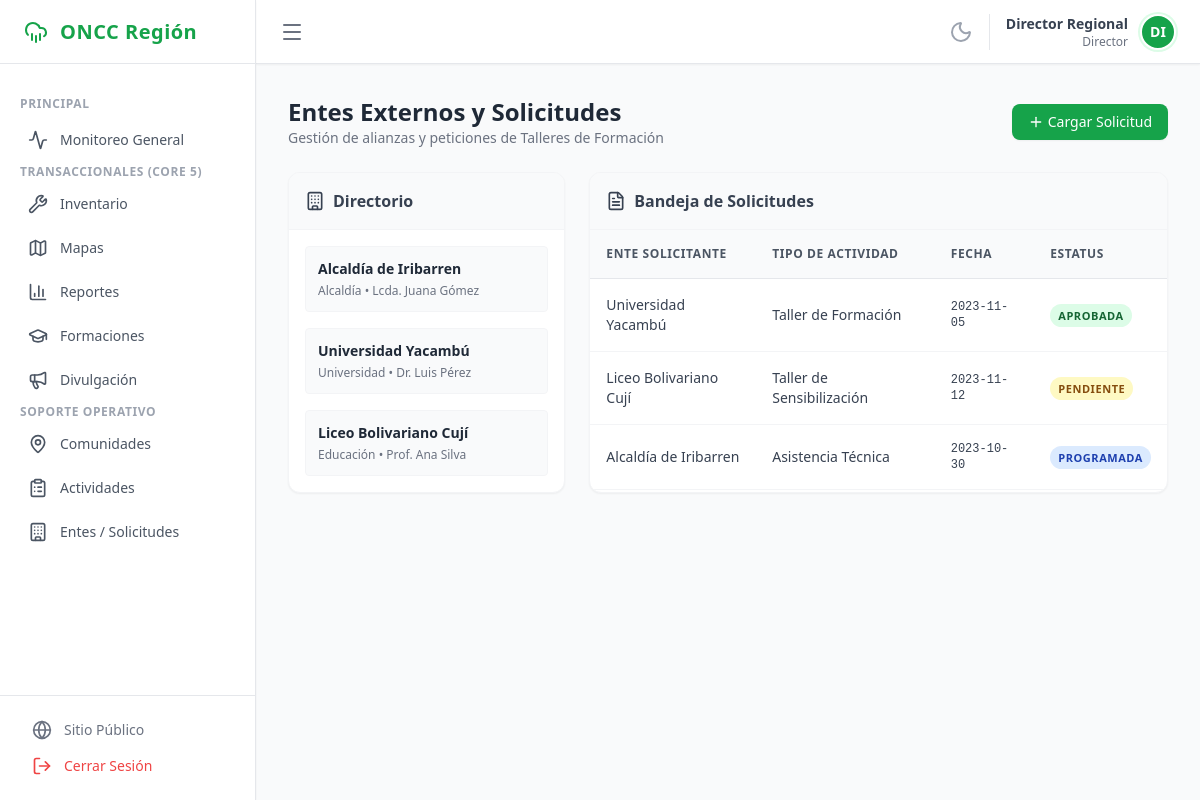
Page /entes/ (signed in) on the committed database.
### app/models/usuario.py (models this page shows, shortened)
class Usuario(UserMixin, db.Model):
    __tablename__ = 'usuarios'
    id = db.Column(db.Integer, primary_key=True)
    nombre = db.Column(db.String(100), nullable=False)
    email = db.Column(db.String(120), unique=True, nullable=False)
    password_hash = db.Column(db.String(256), nullable=False)
    rol = db.Column(db.String(50), nullable=False, default='Técnico')
    estatus = db.Column(db.Boolean, default=True)

### app/controllers/ente_controller.py (the view)
@ente_bp.route('/')
@login_required
def index():
    entes_mock = [
        {'id': 1, 'nombre': 'Alcaldía de Iribarren', 'tipo': 'Alcaldía', 'contacto': 'Lcda. Juana Gómez', 'estatus': 'Activo'},
        {'id': 2, 'nombre': 'Universidad Yacambú', 'tipo': 'Universidad', 'contacto': 'Dr. Luis Pérez', 'estatus': 'Activo'},
        {'id': 3, 'nombre': 'Liceo Bolivariano Cují', 'tipo': 'Educación', 'contacto': 'Prof. Ana Silva', 'estatus': 'Activo'}
    ]
    solicitudes_mock = [
        {'id': 1, 'ente': 'Universidad Yacambú', 'tipo': 'Taller de Formación', 'fecha_solicitada': '2023-11-05', 'estatus': 'Aprobada'},
        {'id': 2, 'ente': 'Liceo Bolivariano Cují', 'tipo': 'Taller de Sensibilización', 'fecha_solicitada': '2023-11-12', 'estatus': 'Pendiente'},
        {'id': 3, 'ente': 'Alcaldía de Iribarren', 'tipo': 'Asistencia Técnica', 'fecha_solicitada': '2023-10-30', 'estatus': 'Programada'}
    ]
    return render_template('entes/index.html', entes=entes_mock, solicitudes=solicitudes_mock)

### app/templates/entes/index.html (shortened to what this page needs)
{% extends 'base.html' %}
{% block content %}
<div class="space-y-6 animate-in fade-in duration-500">
    <div class="flex justify-between items-center">
        <div>
            <h1 class="text-2xl font-bold dark:text-white text-gray-800">Entes Externos y Solicitudes</h1>
            <p class="text-sm dark:text-gray-400 text-gray-500">Gestión de alianzas y peticiones de Talleres de Formación</p>
        </div>
        <button onclick="document.getElementById('modal-ente').classList.remove('hidden')" class="bg-green-600 hover:bg-green-700 text-white px-4 py-2 rounded-lg text-sm font-medium flex items-center shadow-sm transition-colors">
            <i data-lucide="plus" class="mr-1 w-4 h-4"></i> Cargar Solicitud
        </button>
    </div>
    <div class="grid grid-cols-1 lg:grid-cols-3 gap-6 mt-6">
        <div class="lg:col-span-1 rounded-xl shadow-sm border overflow-hidden bg-white border-gray-100 dark:bg-gray-800 dark:border-gray-700">
            <div class="p-4 border-b bg-gray-50 border-gray-100 dark:bg-gray-900/50 dark:border-gray-700">
                <h3 class="font-semibold flex items-center text-gray-700 dark:text-gray-300">
                    <i data-lucide="building" class="mr-2 w-5 h-5"></i> Directorio
                </h3>
            </div>
            <div class="p-4 space-y-4">
                {% for ente in entes %}
                <div class="p-3 rounded border bg-gray-50 border-gray-100 dark:bg-gray-700/30 dark:border-gray-700">
                    <p class="font-bold text-sm text-gray-800 dark:text-white">{{ ente.nombre }}</p>
                    <p class="text-xs mt-1 text-gray-500 dark:text-gray-400">{{ ente.tipo }} • {{ ente.contacto }}</p>
                </div>
                {% else %}
                <p class="text-xs text-gray-500 dark:text-gray-400 text-center py-4">No hay entes registrados.</p>
                {% endfor %}
            </div>
        </div>
        <div class="lg:col-span-2 rounded-xl shadow-sm border overflow-hidden bg-white border-gray-100 dark:bg-gray-800 dark:border-gray-700">
            <div class="p-4 border-b bg-gray-50 border-gray-100 dark:bg-gray-900/50 dark:border-gray-700">
                <h3 class="font-semibold flex items-center text-gray-700 dark:text-gray-300">
                    <i data-lucide="file-text" class="mr-2 w-5 h-5"></i> Bandeja de Solicitudes
                </h3>
            </div>
            <div class="overflow-x-auto">
                <table class="w-full text-left border-collapse">
                    <thead>
                        <tr class="text-xs uppercase tracking-wider bg-gray-50 text-gray-600 dark:bg-gray-800 dark:text-gray-400">
                            <th class="p-4 font-semibold border-b border-gray-200 dark:border-gray-700">Ente Solicitante</th>
                            <th class="p-4 font-semibold border-b border-gray-200 dark:border-gray-700">Tipo de Actividad</th>
                            <th class="p-4 font-semibold border-b border-gray-200 dark:border-gray-700">Fecha</th>
                            <th class="p-4 font-semibold border-b border-gray-200 dark:border-gray-700">Estatus</th>
                        </tr>
                    </thead>
                    <tbody class="text-sm text-gray-700 dark:text-gray-300">
                        {% for sol in solicitudes %}
                        <tr class="border-b hover:bg-gray-50 border-gray-100 dark:hover:bg-gray-700/50 dark:border-gray-700">
                            <td class="p-4 font-medium">{{ sol.ente }}</td>
                            <td class="p-4">{{ sol.tipo }}</td>
                            <td class="p-4 font-mono text-xs">{{ sol.fecha_solicitada }}</td>
                            <td class="p-4">
                                <span class="px-2 py-1 rounded-full text-[11px] font-bold uppercase tracking-wider
                                {% if sol.estatus == 'Aprobada' %} bg-green-100 text-green-800 dark:bg-green-900/40 dark:text-green-400
                                {% elif sol.estatus == 'Programada' %} bg-blue-100 text-blue-800 dark:bg-blue-900/40 dark:text-blue-400
                                {% else %} bg-yellow-100 text-yellow-800 dark:bg-yellow-900/40 dark:text-yellow-400 {% endif %}">
                                    {{ sol.estatus }}
                                </span>
                            </td>
                        </tr>
                        {% endfor %}
                    </tbody>
                </table>
            </div>
        </div>
    </div>
</div>
{% endblock %}

### app/templates/base.html (shortened to what this page needs)
<!DOCTYPE html>
<html lang="es" class="light">
<head>
    <script src="https://cdn.tailwindcss.com"></script>
</head>
<body class="flex h-screen font-sans transition-colors duration-300 bg-gray-50 dark:bg-gray-900 text-gray-800 dark:text-gray-200">
    <aside id="sidebar" class="w-64 border-r transition-all duration-300 flex flex-col shadow-sm z-10 bg-white border-gray-200 dark:bg-gray-800 dark:border-gray-700 overflow-hidden">
        <div class="h-16 flex items-center px-6 border-b border-gray-200 bg-white dark:border-gray-700 dark:bg-gray-800 flex-shrink-0">
            <span class="text-xl font-bold text-green-600 tracking-wide flex items-center whitespace-nowrap">
                <i data-lucide="cloud-rain" class="mr-3 flex-shrink-0"></i>
                <span class="sidebar-text">ONCC Región</span>
            </span>
        </div>
        <nav class="flex-1 py-4 space-y-1 px-3 overflow-y-auto">
            <p class="sidebar-text text-xs font-bold uppercase tracking-wider mb-2 mt-4 px-2 text-gray-400 dark:text-gray-500">Principal</p>
            <a href="{{ url_for('dashboard') }}" class="w-full flex items-center px-4 py-2.5 text-sm font-medium rounded-lg transition-colors text-gray-600 hover:bg-gray-100 dark:text-gray-300 dark:hover:bg-gray-700">
                <i data-lucide="activity" class="mr-3 w-5 h-5 flex-shrink-0"></i>
                <span class="sidebar-text whitespace-nowrap">Monitoreo General</span>
            </a>
            <p class="sidebar-text text-xs font-bold uppercase tracking-wider mb-2 mt-6 px-2 text-gray-400 dark:text-gray-500">Transaccionales (Core 5)</p>
            <a href="{{ url_for('inventario.index') }}" class="w-full flex items-center px-4 py-2.5 text-sm font-medium rounded-lg transition-colors text-gray-600 hover:bg-gray-100 dark:text-gray-300 dark:hover:bg-gray-700">
                <i data-lucide="wrench" class="mr-3 w-5 h-5 flex-shrink-0"></i>
                <span class="sidebar-text whitespace-nowrap">Inventario</span>
            </a>
            <a href="{{ url_for('geomatica.index') }}" class="w-full flex items-center px-4 py-2.5 text-sm font-medium rounded-lg transition-colors text-gray-600 hover:bg-gray-100 dark:text-gray-300 dark:hover:bg-gray-700">
                <i data-lucide="map" class="mr-3 w-5 h-5 flex-shrink-0"></i>
                <span class="sidebar-text whitespace-nowrap">Mapas</span>
            </a>
            <a href="{{ url_for('reporte.index') }}" class="w-full flex items-center px-4 py-2.5 text-sm font-medium rounded-lg transition-colors text-gray-600 hover:bg-gray-100 dark:text-gray-300 dark:hover:bg-gray-700">
                <i data-lucide="bar-chart-3" class="mr-3 w-5 h-5 flex-shrink-0"></i>
                <span class="sidebar-text whitespace-nowrap">Reportes</span>
            </a>
            <a href="{{ url_for('formacion.index') }}" class="w-full flex items-center px-4 py-2.5 text-sm font-medium rounded-lg transition-colors text-gray-600 hover:bg-gray-100 dark:text-gray-300 dark:hover:bg-gray-700">
                <i data-lucide="graduation-cap" class="mr-3 w-5 h-5 flex-shrink-0"></i>
                <span class="sidebar-text whitespace-nowrap">Formaciones</span>
            </a>
            <a href="{{ url_for('sensibilizacion.index') }}" class="w-full flex items-center px-4 py-2.5 text-sm font-medium rounded-lg transition-colors text-gray-600 hover:bg-gray-100 dark:text-gray-300 dark:hover:bg-gray-700">
                <i data-lucide="megaphone" class="mr-3 w-5 h-5 flex-shrink-0"></i>
                <span class="sidebar-text whitespace-nowrap">Divulgación</span>
            </a>
            <p class="sidebar-text text-xs font-bold uppercase tracking-wider mb-2 mt-6 px-2 text-gray-400 dark:text-gray-500">Soporte Operativo</p>
            <a href="{{ url_for('comunidad.index') }}" class="w-full flex items-center px-4 py-2.5 text-sm font-medium rounded-lg transition-colors text-gray-600 hover:bg-gray-100 dark:text-gray-300 dark:hover:bg-gray-700">
                <i data-lucide="map-pin" class="mr-3 w-5 h-5 flex-shrink-0"></i>
                <span class="sidebar-text whitespace-nowrap">Comunidades</span>
            </a>
            <a href="{{ url_for('actividad.index') }}" class="w-full flex items-center px-4 py-2.5 text-sm font-medium rounded-lg transition-colors text-gray-600 hover:bg-gray-100 dark:text-gray-300 dark:hover:bg-gray-700">
                <i data-lucide="clipboard-list" class="mr-3 w-5 h-5 flex-shrink-0"></i>
                <span class="sidebar-text whitespace-nowrap">Actividades</span>
            </a>
            <a href="{{ url_for('ente.index') }}" class="w-full flex items-center px-4 py-2.5 text-sm font-medium rounded-lg transition-colors text-gray-600 hover:bg-gray-100 dark:text-gray-300 dark:hover:bg-gray-700">
                <i data-lucide="building" class="mr-3 w-5 h-5 flex-shrink-0"></i>
                <span class="sidebar-text whitespace-nowrap">Entes / Solicitudes</span>
            </a>
        </nav>
        <div class="p-4 border-t border-gray-200 dark:border-gray-700">
            <a href="{{ url_for('public.home') }}" class="w-full flex items-center px-4 py-2 text-sm font-medium text-gray-500 hover:text-gray-700 dark:text-gray-300 dark:hover:text-white transition-colors">
                <i data-lucide="globe" class="mr-3 w-5 h-5 flex-shrink-0"></i>
                <span class="sidebar-text whitespace-nowrap">Sitio Público</span>
            </a>
            <a href="{{ url_for('auth.logout') }}" class="w-full flex items-center px-4 py-2 text-sm font-medium text-red-500 hover:text-red-400 transition-colors">
                <i data-lucide="log-out" class="mr-3 w-5 h-5 flex-shrink-0"></i>
                <span class="sidebar-text whitespace-nowrap">Cerrar Sesión</span>
            </a>
        </div>
    </aside>
    <main class="flex-1 flex flex-col overflow-hidden">
        <header class="h-16 border-b flex items-center justify-between px-6 shadow-sm z-0 bg-white border-gray-200 dark:bg-gray-800 dark:border-gray-700">
            <button id="menu-toggle" class="focus:outline-none text-gray-500 hover:text-green-600 dark:text-gray-400 dark:hover:text-white transition-colors">
                <i data-lucide="menu"></i>
            </button>
            <div class="flex items-center space-x-4">
                <button id="theme-toggle" class="focus:outline-none transition-colors text-gray-400 hover:text-gray-800 dark:hover:text-yellow-400">
                    <i id="theme-icon" data-lucide="moon"></i>
                </button>
                <div class="flex items-center space-x-3 border-l pl-4 border-gray-200 dark:border-gray-700">
                    <div class="text-right hidden md:block">
                        <p class="text-sm font-bold text-gray-700 dark:text-white">{{ current_user.nombre if current_user.is_authenticated else 'Invitado' }}</p>
                        <p class="text-xs text-gray-500 dark:text-gray-400">{{ current_user.rol if current_user.is_authenticated else 'Sede Nororiental' }}</p>
                    </div>
                    <div class="w-9 h-9 rounded-full bg-green-600 flex items-center justify-center text-white font-bold text-sm shadow-sm border-2 border-white ring-2 ring-green-100 dark:border-gray-800 dark:ring-green-900">
                        {{ current_user.nombre[:2].upper() if current_user.is_authenticated else 'IN' }}
                    </div>
                </div>
            </div>
        </header>
        <div class="flex-1 overflow-auto p-8">
            {% block content %}{% endblock %}
        </div>
    </main>
</body>
</html>

### rows in the picture
Usuario: nombre "Director Regional", rol "Director", nombre "DI"

### other values in the picture
{{ ente.nombre }} "Alcaldía de Iribarren" "Universidad Yacambú" "Liceo Bolivariano Cují"
{{ ente.tipo }} "Alcaldía" "Universidad" "Educación"
{{ ente.contacto }} "Lcda. Juana Gómez" "Dr. Luis Pérez" "Prof. Ana Silva"
{{ sol.ente }} "Universidad Yacambú" "Liceo Bolivariano Cují" "Alcaldía de Iribarren"
{{ sol.tipo }} "Taller de Formación" "Taller de Sensibilización" "Asistencia Técnica"
{{ sol.fecha_solicitada }} "2023-11-05" "2023-11-12" "2023-10-30"
{{ sol.estatus }} "APROBADA" "PENDIENTE" "PROGRAMADA"
